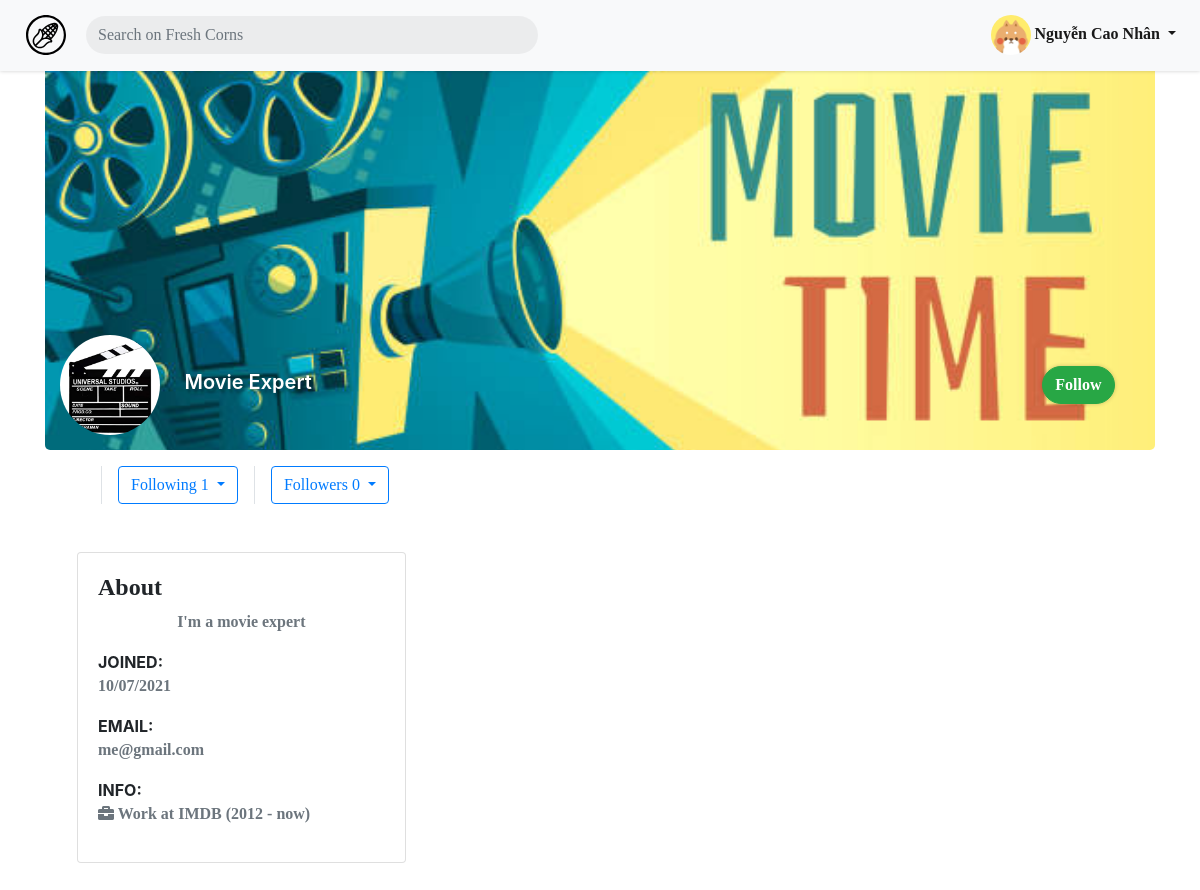
The page /profile.php?id=19 (signed in) on the database its author committed.
### tables this page shows
CREATE TABLE IF NOT EXISTS `profiles` (
  `ID` int(11) NOT NULL,
  `display_name` varchar(255) NOT NULL,
  `email` varchar(255) NOT NULL,
  `date_of_birth` date NOT NULL,
  `gender` varchar(255) NOT NULL,
  `description` longtext,
  `profile_image` varchar(255) DEFAULT 'https://firebasestorage.googleapis.com/v0/b/cs204finalproj.appspot.com/o/istockphoto-1223671392-612x612.jpg?alt=media&token=e9312c19-c34e-4a87-9a72-552532766cde',
  `profile_cover` varchar(255) DEFAULT 'https://firebasestorage.googleapis.com/v0/b/cs204finalproj.appspot.com/o/fbdefault.png?alt=media&token=7248bbab-cc3e-420e-8a94-4c3b23a5f0f6',
  PRIMARY KEY (`ID`)
);

CREATE TABLE IF NOT EXISTS `job_education_info` (
  `ID` int(11) NOT NULL AUTO_INCREMENT,
  `user_profile` int(11) NOT NULL,
  `info` text NOT NULL,
  `type` int(11) NOT NULL,
  `start_year` int(11) NOT NULL,
  `end_year` int(11) DEFAULT NULL,
  `date_created` datetime NOT NULL DEFAULT CURRENT_TIMESTAMP,
  PRIMARY KEY (`ID`),
  KEY `FK_info_profile` (`user_profile`)
);

### includes/config.php (called while the page is built, shortened)
<?php
spl_autoload_register(function ($class) {
    $classlocation = 'classes/' . $class . '.php';
});

### classes/Database.php (called while the page is built, shortened)
<?php
class Database {
    private static $instances = [];
    public static function getInstance() : Database
    {
        $cls = static::class;
        if (!isset(self::$instances[$cls])) {
            self::$instances[$cls] = new static();
        }
        return self::$instances[$cls];
    }
    public function initializeDatabaseConnection() {
        $DB_HOST = "localhost";
        $DB_USER = "root";
        $DB_PASSWORD = "";
        $DB_NAME = "cs204_final_project";
        $this->conn = new mysqli($DB_HOST, $DB_USER, $DB_PASSWORD, $DB_NAME);
    }
}

### classes/Profile.php (called while the page is built, shortened)
<?php
class Profile {
    public function __construct($conn, $user_id) {
        $this->conn = $conn;
        $sql = "SELECT display_name, email, date_of_birth, gender, IFNULL(description, '') AS description, profile_image, profile_cover,
        (SELECT date_created FROM users WHERE users.ID = profiles.ID) AS date_joined FROM profiles WHERE ID = ?";
        $stmt = $this->conn->prepare($sql);
        $stmt->bind_param("i", $user_id);
        $stmt->execute();
        $results = $stmt->get_result();
        if ($results->num_rows == 1) {
            $results = $results->fetch_assoc();
            $this->user_id = $user_id;
            $this->display_name = $results['display_name'];
            $this->description = $results['description'];
            $this->profile_image = $results['profile_image'];
            $this->profile_cover = $results['profile_cover'];
            $this->email = $results['email'];
            $this->date_joined = $results['date_joined'];
        }
    }
    public static function getInfo($conn, $user) {
        $sql = "SELECT * FROM job_education_info WHERE user_profile = ? ORDER BY start_year DESC";
        $stmt = $conn->prepare($sql);
        $stmt->bind_param("i", $user);
        $stmt->execute();
        $results = $stmt->get_result();
        return $results->fetch_all(MYSQLI_ASSOC);
    }
}

### profile.php (the view, shortened to what this page needs)
<?php
    include 'includes/header.php';
    if(isset($_GET['id'])){
        $profile_user_id = $_GET['id'];
    }
    else $profile_user_id = $_SESSION['user_id'];
    $profile = new Profile($db->conn, $profile_user_id);
    $profile->getFollowing();
    $profile->getFollowers();
    $infos = Profile::getInfo($db->conn, $profile_user_id);
?>
<link rel="stylesheet" href="./includes/css/emoji/emojionearea.min.css">
<link rel="stylesheet" href="./includes/css/feed.css">
<link rel="stylesheet" href="https://cdn.jsdelivr.net/npm/bootstrap-icons@1.5.0/font/bootstrap-icons.css">
<link rel="stylesheet" href="https://cdnjs.cloudflare.com/ajax/libs/selectize.js/0.13.3/css/selectize.bootstrap4.min.css" />
<?php if($profile->user_id == null): ?>
    <div class='jumbotron jumbotron-fluid' style="text-align: center;">
        <h1>Profile not found!</h1></div>
<?php else: ?>
    <div class="container" style="width: auto;">
        <div class="row">
            <div class="col-12 grid-margin">
                <div class="profile-header">
                    <div class="cover" style="
                                            position: relative;
                                            border-radius: 25rem 25rem 0 0;
                                            ">
                        <figure>
                            <img src="<?php echo $profile->profile_cover; ?>" class="img-fluid profile-cover" alt="profile cover"
                                style="height: 50vh;
                                        width: 100%;
                                        object-fit: cover;">
                            <div class="cover-body d-flex justify-content-between align-items-center" style="
                                        margin: 5px 15px;
                                        z-index: 2;
                                        position: absolute;
                                        bottom: 10px;
                                        width: 95%;">
                                <div>
                                    <img class="profile-pic" src="<?php echo $profile->profile_image; ?>" alt="profile_img" style="
                                                                border-radius: 50%;
                                                                width: 100px;
                                                                height: 100px;">
                                    <span class="profile-name" style="
                                                            margin-left: 20px;
                                                            font-size: 20px;
                                                            font-weight: 600;">
                                    <?php echo $profile->display_name; ?></span>
                                </div>
                                <div class="d-md-block d-sm-none">
                                <?php if($_SESSION['signed_in']): ?>
                                    <?php if($_SESSION['user_id'] == $profile_user_id): ?>
                                    <button class="btn btn-primary btn-icon-text btn-edit-profile">
                                        <a href="edit_profile.php" style="color: white;">Edit profile</a>
                                    </button>
                                    <?php elseif (!in_array($_SESSION['user_id'], $profile->followers)): ?>
                                        <button class="btn btn-success btn-follow">
                                        <a href="profile.php?order=<?php echo 'follow' ?>&id=<?php echo $profile_user_id ?>" style="color: white;">Follow</a>
                                    <?php endif ?>
                                <?php endif ?>
                                </div>
                            </div>
                        </figure>
                    </div>
                <div class="container">
                    <ul class="row align-items-center mt-3 mt-md-0">
                        <li class="header-link-item ml-3 pl-3 border-left d-flex align-items-center">
                            <div class="dropdown">
                                <button class="btn btn-outline-primary dropdown-toggle" type="button" id="dropdownMenuButton" data-toggle="dropdown" aria-haspopup="true" aria-expanded="false">
                                   Following <?php echo count($profile->following);?>
                                </button>
                            </div>
                        </li>
                        <li class="header-link-item ml-3 pl-3 border-left d-flex align-items-center">
                            <div class="dropdown">
                                <button class="btn btn-outline-primary dropdown-toggle" type="button" id="dropdownMenuButton" data-toggle="dropdown" aria-haspopup="true" aria-expanded="false">
                                   Followers <?php echo count($profile->followers);?>
                                </button>
                            </div>
                        </li>
                    </ul>
                </div>
                </div>
            </div>
        </div>
        <div class="row profile-body" style="padding: 2rem; ">
            <div class="d-none d-md-block col-md-5 col-xl-4 left-wrapper">
                <div class="card rounded">
                    <div class="card-body">
                        <h4 class="card-title mb-0">About</h4>
                        <div class="d-flex align-items-center justify-content-between flex-column mt-2">
                            <p class="text-muted"><?php echo $profile->description;?></p>
                        </div>
                        <div class="mt-0">
                            <label class="tx-11 font-weight-bold mb-0 text-uppercase">Joined:</label>
                            <p class="text-muted"><?php
                                $timestamp = strtotime($profile->date_joined, strtotime('+7 hours'));
                                echo date("d/m/Y", $timestamp);
                            ?></p>
                        </div>
                        <div class="mt-3">
                            <label class="tx-11 font-weight-bold mb-0 text-uppercase">Email:</label>
                            <p class="text-muted"><?php echo $profile->email;?></p>
                        </div>
                        <div class="mt-3">
                            <label class="tx-11 font-weight-bold mb-0 text-uppercase">Info:</label>
                            <?php foreach($infos as $info): ?>
                                <?php if ($_SESSION['user_id'] == $profile_user_id): ?>
                                <a class="edit-info"
                                data-id="<?php echo $info['ID']?>">
                                    <p class="text-muted" data-tooltip="Click to edit" data-tooltip-location = "top"><?php
                                    if($info['type'] == 0) {
                                        echo '<i class="fa fa-briefcase" aria-hidden="true"></i>';
                                    } else {
                                        echo '<i class="fa fa-graduation-cap" aria-hidden="true"></i>';
                                    } ?>
                                    <?php
                                        echo $info['info'];
                                        if ($info['end_year'] == null) {
                                            echo " ({$info['start_year']} - now)";
                                        } else {
                                            echo " ({$info['start_year']} - {$info['end_year']})";
                                        }
                                    ?></p>
                                </a>
                                <?php else: ?>
                                    <p class="text-muted"><?php
                                    if($info['type'] == 0) {
                                        echo '<i class="fa fa-briefcase" aria-hidden="true"></i>';
                                    } else {
                                        echo '<i class="fa fa-graduation-cap" aria-hidden="true"></i>';
                                    } ?>
                                    <?php
                                        echo $info['info'];
                                        if ($info['end_year'] == null) {
                                            echo " ({$info['start_year']} - now)";
                                        } else {
                                            echo " ({$info['start_year']} - {$info['end_year']})";
                                        }
                                    ?></p>
                                <?php endif; ?>
                            <?php endforeach; ?>
                        </div>
                    </div>
                </div>
            </div>
            <div class="col-md-7 col-xl-4 middle-wrapper">
            </div>
    </div>
</div>
<?php endif?>

### includes/css/style.css (style rules this page uses)
body { animation: fadeInAnimation ease 500ms; animation-iteration-count: 1; animation-fill-mode: forwards; }
body { -ms-overflow-style: none; scrollbar-width: none; }
html { scroll-behavior: smooth; }
h2, h3, h4, p, li, a, button, select, i { font-family: 'body'; font-weight: bold; }
body { transition: background-color 1s !important; }
nav .logo svg { height: 40px; width: 40px; margin-right: -10px; }
body { padding-right: 0px !important; }
.profile-cover { margin-top: 50px; border-radius: 5px; }
.profile-name { color: white; text-shadow: 2px 4px 3px rgba(0,0,0,0.3); }
.btn-edit-profile, .btn-follow, .btn-unfollow { border-radius: 99px; box-shadow: 0 0 4px rgb(0 0 0 / 20%); }
.middle-wrapper { padding-left: 0px; padding-right: 15px; }
.profile-cover, .profile-pic { cursor: pointer; }

### includes/css/feed.css (style rules this page uses)
img { width: 100%; border-radius: 20px; }

### rows shown on the page
profiles: profile_cover (picture), profile_image (picture), display_name "Movie Expert", email "me@gmail.com"
job_education_info: type 0 (drawn), info "Work at IMDB", start_year "2012"

### other values the page prints
$_SESSION['name'] "Nguyễn Cao Nhân"
count($profile->following) "1"
count($profile->followers) "0"
$profile->description "I'm a movie expert"
